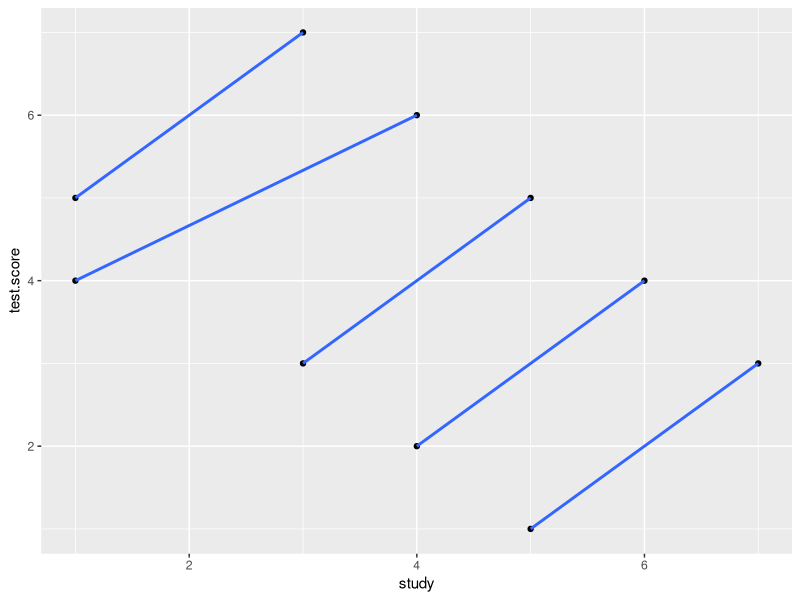

Generate this figure with R:
## ---- chunk 1
library(tidyverse)
simp<- tribble(
  ~ID, ~group,  ~test.score, ~study,
1,1,5,1,
2,1,7,3,
3,2,4,1,
4,2,6,4,
5,3,3,3,
6,3,5,5,
7,4,2,4,
8,4,4,6,
9,5,1,5,
10,5,3,7)

ggplot(simp, aes(x=study, y=test.score, group = group)) +
    geom_point() +   
    geom_smooth(method=lm,  
                se=FALSE) 
